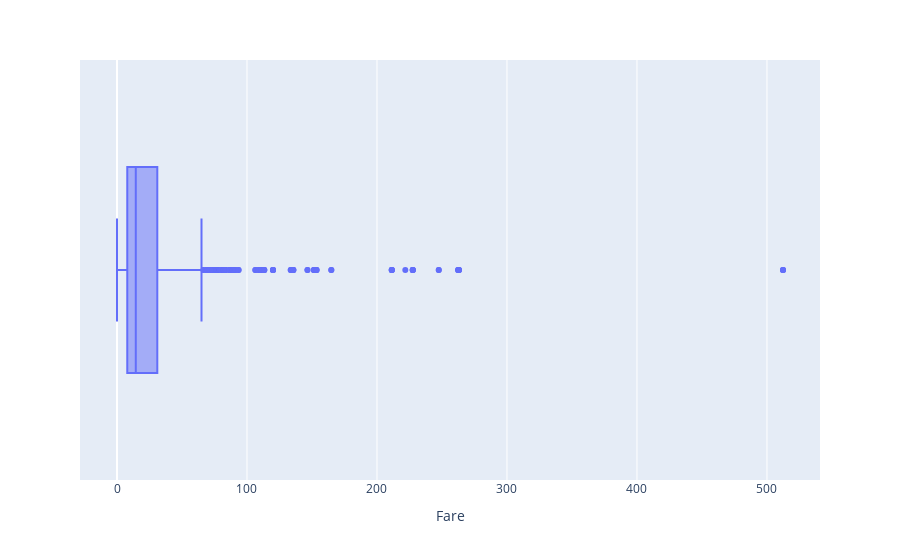

Notebook source saved alongside this figure:
### Code cell
px.box(data_frame=df,x='Fare')

### Figure 1 — Plotly figure (JSON) as saved in the notebook; plotly's stock layout.template omitted (floating-point values rounded to 4 significant figures; data arrays with more than 128 entries replaced by an {"elided": "..."} marker saying what was removed)
{"data": [{"alignmentgroup": "True", "hovertemplate": "Fare=%{x}<extra></extra>", "legendgroup": "", "marker": {"color": "#636efa"}, "name": "", "notched": false, "offsetgroup": "", "orientation": "h", "showlegend": false, "type": "box", "x": {"elided": "891 float values"}, "x0": " ", "xaxis": "x", "y0": " ", "yaxis": "y"}], "layout": {"boxmode": "group", "legend": {"tracegroupgap": 0}, "margin": {"t": 60}, "xaxis": {"anchor": "y", "domain": [0, 1], "title": {"text": "Fare"}}, "yaxis": {"anchor": "x", "domain": [0, 1]}}}
